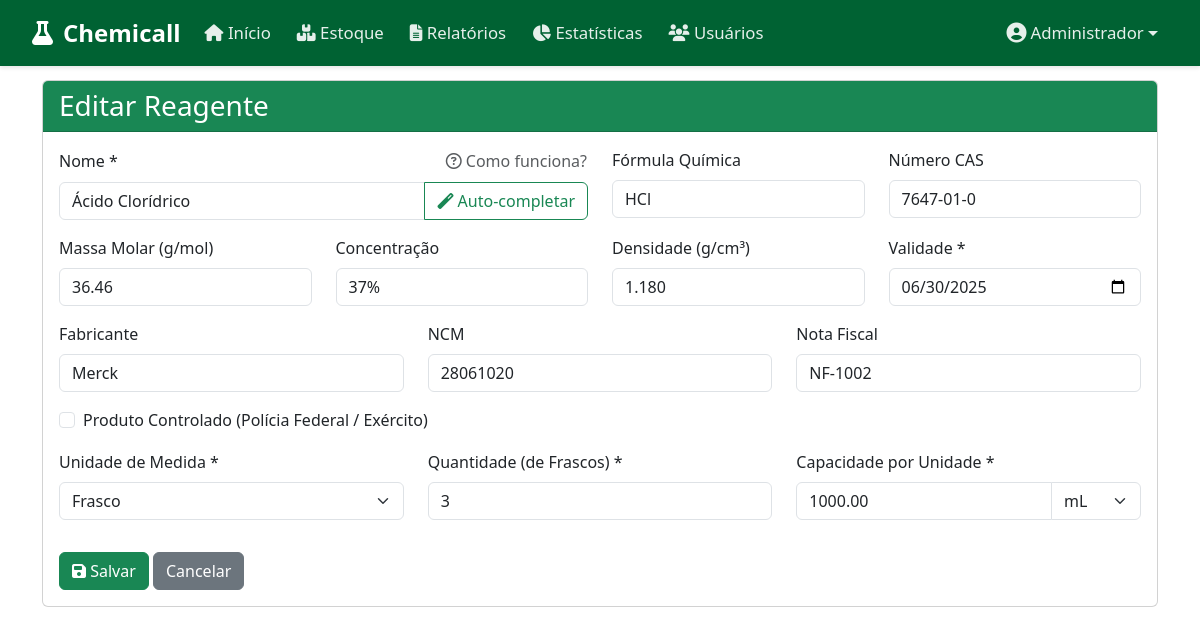
Screenshot of /src/telas/reagentes/form.php?id=2 (signed in) with the database file from the repository.
### tables this page shows
CREATE TABLE funcionario (
    cod_funcionario INT AUTO_INCREMENT PRIMARY KEY,
    senha VARCHAR(255) NOT NULL,
    nome VARCHAR(100) NOT NULL,
    matricula VARCHAR(50) NULL,
    email VARCHAR(255) NOT NULL UNIQUE,
    email_secundario VARCHAR(255) NULL,
    tipo VARCHAR(20) DEFAULT 'user',
    status VARCHAR(20) NOT NULL DEFAULT 'ativo',
    cargo VARCHAR(100) NULL,
    acesso_controlados TINYINT(1) NOT NULL DEFAULT 0
);

CREATE TABLE reagentes (
    id INT AUTO_INCREMENT PRIMARY KEY,
    nome VARCHAR(255) NOT NULL,
    formula_quimica VARCHAR(100) DEFAULT NULL,
    massa_molar DECIMAL(10, 2) DEFAULT NULL,
    concentracao VARCHAR(50) DEFAULT NULL,
    densidade DECIMAL(10, 3) DEFAULT NULL,
    validade DATE DEFAULT NULL,
    fabricante VARCHAR(100) DEFAULT NULL,
    condicao ENUM('aberto', 'fechado') DEFAULT 'fechado',
    numero_cas VARCHAR(50) DEFAULT NULL,
    numero_ncm VARCHAR(50) DEFAULT NULL,
    numero_nota_fiscal VARCHAR(100) DEFAULT NULL,
    quantidade INT NOT NULL DEFAULT 0,
    quantidade_original INT NOT NULL DEFAULT 0,
    unidade_medida VARCHAR(20) NOT NULL DEFAULT 'frasco',
    capacidade_medida DECIMAL(10, 2) DEFAULT NULL,
    unidade_capacidade VARCHAR(10) DEFAULT 'ml',
    controlado TINYINT(1) DEFAULT 0,
    ativo TINYINT(1) DEFAULT 1,
    created_at TIMESTAMP DEFAULT CURRENT_TIMESTAMP
);

### src/controllers/FuncionarioController.php (called while the page is built, shortened)
<?php
class FuncionarioController {
    private $conn;
    public function __construct($db) {
        $this->conn = $db;
    }
    public function buscarPorId($id) {
        try {
            $stmt = $this->conn->prepare("SELECT * FROM funcionario WHERE cod_funcionario = :id");
            $stmt->execute([':id' => $id]);
            return $stmt->fetch(PDO::FETCH_ASSOC);
        } catch (PDOException $e) {
            return false;
        }
    }
}
?>

### src/controllers/ReagenteController.php (called while the page is built, shortened)
<?php
class ReagenteController {
    private $conn;
    public function __construct($db) {
        $this->conn = $db;
    }
    public function buscarPorId($id) {
        $stmt = $this->conn->prepare("SELECT * FROM reagentes WHERE id = :id");
        $stmt->bindParam(':id', $id);
        $stmt->execute();
        return $stmt->fetch(PDO::FETCH_ASSOC);
    }
}
?>

### src/telas/reagentes/form.php (the view, shortened to what this page needs)
<?php
require_once __DIR__ . '/../../controllers/AuthController.php';
require_once __DIR__ . '/../../controllers/ReagenteController.php';
require_once __DIR__ . '/../../db/db_connection.php';
$controller = new ReagenteController($conn);
$id = $_GET['id'] ?? null;
$reagente = [];
if ($id) {
    $reagente = $controller->buscarPorId($id);
}
?>
<!DOCTYPE html>
<html lang="pt-br">
<head>
    <link href="https://cdn.jsdelivr.net/npm/bootstrap@5.3.3/dist/css/bootstrap.min.css" rel="stylesheet">
    <link rel="stylesheet" href="https://cdnjs.cloudflare.com/ajax/libs/font-awesome/6.5.2/css/all.min.css">
</head>
<body>
    <?php include '../../componentes/header.php'; ?>
    <div class="container mt-4 mb-5">
        <div class="card">
            <div class="card-header bg-success text-white">
                <h3 class="mb-0"><?php echo $id ? 'Editar' : 'Novo'; ?> Reagente</h3>
            </div>
            <div class="card-body">
                <form method="POST">
                    <div class="row">
                        <div class="col-md-6 mb-3">
                            <label class="form-label d-flex align-items-center justify-content-between">
                                <span>Nome *</span>
                                <button type="button" class="btn btn-link p-0 text-decoration-none text-muted small" data-bs-toggle="modal" data-bs-target="#modalHelpPubChem" title="Como funciona o preenchimento automático?">
                                    <i class="far fa-question-circle"></i> Como funciona?
                                </button>
                            </label>
                            <div class="input-group">
                                <input type="text" name="nome" id="nome_reagente" class="form-control" required value="<?php echo $reagente['nome'] ?? ''; ?>">
                                <button class="btn btn-outline-success" type="button" id="btn_buscar_pubchem" title="Buscar dados no PubChem">
                                    <i class="fas fa-magic"></i> Auto-completar
                                </button>
                            </div>
                        </div>
                        <div class="col-md-3 mb-3">
                            <label class="form-label">Fórmula Química</label>
                            <input type="text" name="formula_quimica" id="formula_quimica" class="form-control" value="<?php echo $reagente['formula_quimica'] ?? ''; ?>">
                        </div>
                        <div class="col-md-3 mb-3">
                            <label class="form-label">Número CAS</label>
                            <input type="text" name="numero_cas" id="numero_cas" class="form-control" value="<?php echo $reagente['numero_cas'] ?? ''; ?>">
                        </div>
                    </div>
                    <div class="row">
                        <div class="col-md-3 mb-3">
                            <label class="form-label">Massa Molar (g/mol)</label>
                            <input type="number" step="0.01" name="massa_molar" id="massa_molar" class="form-control" value="<?php echo $reagente['massa_molar'] ?? ''; ?>">
                        </div>
                        <div class="col-md-3 mb-3">
                            <label class="form-label">Concentração</label>
                            <input type="text" name="concentracao" class="form-control" value="<?php echo $reagente['concentracao'] ?? ''; ?>">
                        </div>
                        <div class="col-md-3 mb-3">
                            <label class="form-label">Densidade (g/cm³)</label>
                            <input type="number" step="0.001" name="densidade" class="form-control" value="<?php echo $reagente['densidade'] ?? ''; ?>">
                        </div>
                        <div class="col-md-3 mb-3">
                            <label class="form-label">Validade *</label>
                            <input type="date" name="validade" class="form-control" required value="<?php echo $reagente['validade'] ?? ''; ?>">
                        </div>
                    </div>
                    <div class="row">
                        <div class="col-md-4 mb-3">
                            <label class="form-label">Fabricante</label>
                            <input type="text" name="fabricante" class="form-control" value="<?php echo $reagente['fabricante'] ?? ''; ?>">
                        </div>
                        <div class="col-md-4 mb-3">
                            <label class="form-label">NCM</label>
                            <input type="text" name="numero_ncm" class="form-control" value="<?php echo $reagente['numero_ncm'] ?? ''; ?>">
                        </div>
                        <div class="col-md-4 mb-3">
                            <label class="form-label">Nota Fiscal</label>
                            <input type="text" name="numero_nota_fiscal" class="form-control" value="<?php echo $reagente['numero_nota_fiscal'] ?? ''; ?>">
                        </div>
                    </div>
                    <div class="row">
                        <div class="col-md-12 mb-3">
                            <div class="form-check">
                                <input class="form-check-input" type="checkbox" name="controlado" id="controlado" <?php echo (isset($reagente['controlado']) && $reagente['controlado']) ? 'checked' : ''; ?>>
                                <label class="form-check-label" for="controlado">
                                    Produto Controlado (Polícia Federal / Exército)
                                </label>
                            </div>
                        </div>
                    </div>
                    <div class="row">
                        <div class="col-md-4 mb-3">
                            <label class="form-label">Unidade de Medida *</label>
                            <select name="unidade_medida" id="unidade_medida" class="form-select" required>
                                <?php
                                $unidades = [
                                    'frasco' => 'Frasco',
                                    'galão' => 'Galão',
                                    'litro' => 'Litro',
                                    'ml' => 'mL',
                                    'kg' => 'Kg',
                                    'g' => 'g',
                                    'mg' => 'mg'
                                ];
                                $selectedUnidade = $reagente['unidade_medida'] ?? 'frasco';
                                foreach ($unidades as $val => $lbl):
                                ?>
                                    <option value="<?php echo $val; ?>" <?php echo $selectedUnidade === $val ? 'selected' : ''; ?>><?php echo $lbl; ?></option>
                                <?php endforeach; ?>
                            </select>
                        </div>
                        <div class="col-md-4 mb-3">
                            <label class="form-label" id="label_quantidade">Quantidade *</label>
                            <input type="number" name="quantidade" class="form-control" required value="<?php echo $reagente['quantidade'] ?? '0'; ?>">
                        </div>
                        <div class="col-md-4 mb-3" id="container_capacidade">
                            <label class="form-label">Capacidade por Unidade *</label>
                            <div class="input-group">
                                <input type="number" step="0.01" name="capacidade_medida" id="capacidade_medida" class="form-control" value="<?php echo $reagente['capacidade_medida'] ?? ''; ?>">
                                <select name="unidade_capacidade" id="unidade_capacidade" class="form-select" style="max-width: 90px;">
                                    <?php
                                    $uni_caps = ['ml' => 'mL', 'g' => 'g'];
                                    $selectedUniCap = $reagente['unidade_capacidade'] ?? 'ml';
                                    foreach ($uni_caps as $val => $lbl):
                                    ?>
                                        <option value="<?php echo $val; ?>" <?php echo $selectedUniCap === $val ? 'selected' : ''; ?>><?php echo $lbl; ?></option>
                                    <?php endforeach; ?>
                                </select>
                            </div>
                        </div>
                    </div>
                    <div class="mt-3">
                        <button type="submit" class="btn btn-success"><i class="fas fa-save"></i> Salvar</button>
                        <a href="index.php" class="btn btn-secondary">Cancelar</a>
                    </div>
                </form>
            </div>
        </div>
    </div>
</body>
</html>

### src/componentes/header.php (shortened to what this page needs)
<?php
require_once __DIR__ . '/../db/db_connection.php';
require_once __DIR__ . '/../controllers/FuncionarioController.php';
$userType = $_SESSION['user_type'] ?? 'docente';
$userId = $_SESSION['user_id'] ?? null;
$usuarioLogado = null;
if ($userId) {
    $funcionarioCtrl = new FuncionarioController($conn);
    $usuarioLogado = $funcionarioCtrl->buscarPorId($userId);
}
?>
<nav class="navbar navbar-expand-lg fixed-top">
    <div class="container-fluid">
        <a class="navbar-brand" href="../dashboard/index.php">
            <i class="fas fa-flask"></i> Chemicall
        </a>
        <div class="collapse navbar-collapse" id="navbarNav">
            <ul class="navbar-nav me-auto">
                <li class="nav-item">
                    <a class="nav-link" href="../dashboard/index.php">
                        <i class="fas fa-home"></i> Início
                    </a>
                </li>
                <li class="nav-item">
                    <a class="nav-link" href="../reagentes/index.php">
                        <i class="fas fa-boxes"></i> Estoque
                    </a>
                </li>
                <?php if ($userType === 'admin' || $userType === 'gestor'): ?>
                <li class="nav-item">
                    <a class="nav-link" href="../relatorio/relatorios.php">
                        <i class="fas fa-file-alt"></i> Relatórios
                    </a>
                </li>
                <li class="nav-item">
                    <a class="nav-link" href="../relatorio/estatisticas.php">
                        <i class="fas fa-chart-pie"></i> Estatísticas
                    </a>
                </li>
                <?php endif; ?>
                <?php if ($userType === 'admin'): ?>
                <li class="nav-item">
                    <a class="nav-link" href="../usuarios/index.php">
                        <i class="fas fa-users"></i> Usuários
                    </a>
                </li>
                <?php endif; ?>
            </ul>
            <div class="d-flex align-items-center">
                <div class="dropdown">
                    <a class="nav-link dropdown-toggle d-flex align-items-center text-white" href="#" role="button" data-bs-toggle="dropdown" aria-expanded="false" style="cursor: pointer; background: none; border: none; font-weight: 500; text-decoration: none;">
                        <i class="fas fa-user-circle me-1" style="font-size: 1.25rem;"></i>
                        <?php echo htmlspecialchars($usuarioLogado['nome'] ?? $_SESSION['user_name'] ?? 'Usuário'); ?>
                    </a>
                </div>
            </div>
        </div>
    </div>
</nav>

### src/componentes/header.php (style rules this page uses)
.navbar { background-color: #006233; padding: 10px 20px; box-shadow: 0 2px 4px rgba(0,0,0,0.1); }
.navbar-brand { color: white !important; font-weight: bold; font-size: 1.5rem; display: flex; align-items: center; gap: 10px; }
.navbar-nav .nav-link, .navbar .dropdown .dropdown-toggle { color: rgba(255,255,255,0.9) !important; font-size: 1.05rem; margin-right: 10px; transition: all 0.3s ease; }
.dropdown-toggle::after { vertical-align: middle; }

### rows the page displays
funcionario: nome "Administrador"
reagentes: nome "Ácido Clorídrico", formula_quimica "HCl", numero_cas "7647-01-0", massa_molar "36.46", concentracao "37%", densidade "1.180", validade "06/30/2025", fabricante "Merck", numero_ncm "28061020", numero_nota_fiscal "NF-1002", unidade_medida "Frasco", quantidade "3", capacidade_medida "1000.00", unidade_capacidade "mL"
